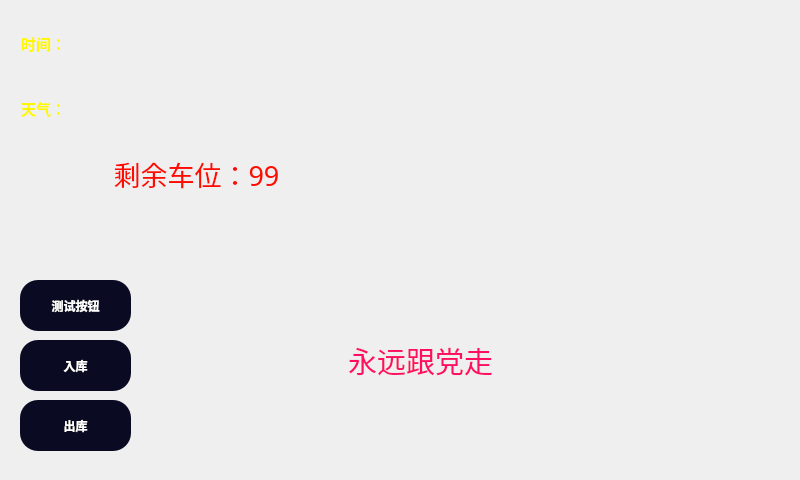
<?xml version="1.0" encoding="UTF-8"?>
<ui version="4.0">
 <class>MainWindow</class>
 <widget class="QMainWindow" name="MainWindow">
  <property name="geometry">
   <rect>
    <x>0</x>
    <y>0</y>
    <width>800</width>
    <height>480</height>
   </rect>
  </property>
  <property name="windowTitle">
   <string>MainWindow</string>
  </property>
  <widget class="QWidget" name="centralwidget">
   <widget class="QPushButton" name="comeButton">
    <property name="geometry">
     <rect>
      <x>20</x>
      <y>340</y>
      <width>111</width>
      <height>51</height>
     </rect>
    </property>
    <property name="styleSheet">
     <string notr="true">color: rgb(255, 255, 255);
background-color: rgb(10, 10, 35);
font-weight: bold; 
 border: none;
border-radius: 18px;</string>
    </property>
    <property name="text">
     <string>入库</string>
    </property>
   </widget>
   <widget class="QPushButton" name="outButton">
    <property name="geometry">
     <rect>
      <x>20</x>
      <y>400</y>
      <width>111</width>
      <height>51</height>
     </rect>
    </property>
    <property name="styleSheet">
     <string notr="true">color: rgb(255, 255, 255);
background-color: rgb(10, 10, 35);
font-weight: bold; 
 border: none;
border-radius: 18px;</string>
    </property>
    <property name="text">
     <string>出库</string>
    </property>
   </widget>
   <widget class="QPushButton" name="testBt">
    <property name="geometry">
     <rect>
      <x>20</x>
      <y>280</y>
      <width>111</width>
      <height>51</height>
     </rect>
    </property>
    <property name="styleSheet">
     <string notr="true">color: rgb(255, 255, 255);
background-color: rgb(10, 10, 35);
font-weight: bold; 
 border: none;
border-radius: 18px;</string>
    </property>
    <property name="text">
     <string>测试按钮</string>
    </property>
   </widget>
   <widget class="QLabel" name="TextLabel">
    <property name="geometry">
     <rect>
      <x>180</x>
      <y>250</y>
      <width>481</width>
      <height>221</height>
     </rect>
    </property>
    <property name="font">
     <font>
      <family>Agency FB</family>
      <pointsize>22</pointsize>
     </font>
    </property>
    <property name="styleSheet">
     <string notr="true">color: rgb(255, 14, 98);</string>
    </property>
    <property name="text">
     <string>永远跟党走</string>
    </property>
    <property name="alignment">
     <set>Qt::AlignCenter</set>
    </property>
   </widget>
   <widget class="QWidget" name="layoutWidget">
    <property name="geometry">
     <rect>
      <x>21</x>
      <y>13</y>
      <width>351</width>
      <height>191</height>
     </rect>
    </property>
    <layout class="QVBoxLayout" name="verticalLayout">
     <item>
      <widget class="QLabel" name="timelab">
       <property name="font">
        <font>
         <family>Agency FB</family>
         <pointsize>11</pointsize>
         <weight>75</weight>
         <bold>true</bold>
        </font>
       </property>
       <property name="styleSheet">
        <string notr="true">color: rgb(255, 247, 0);</string>
       </property>
       <property name="text">
        <string>时间：</string>
       </property>
      </widget>
     </item>
     <item>
      <widget class="QLabel" name="watherlab">
       <property name="font">
        <font>
         <family>Agency FB</family>
         <pointsize>11</pointsize>
         <weight>75</weight>
         <bold>true</bold>
        </font>
       </property>
       <property name="styleSheet">
        <string notr="true">color: rgb(255, 247, 0);</string>
       </property>
       <property name="text">
        <string>天气：</string>
       </property>
      </widget>
     </item>
     <item>
      <widget class="QLabel" name="cheweilab">
       <property name="font">
        <font>
         <family>黑体</family>
         <pointsize>20</pointsize>
         <weight>50</weight>
         <bold>false</bold>
        </font>
       </property>
       <property name="styleSheet">
        <string notr="true">color: rgb(255, 12, 0);</string>
       </property>
       <property name="text">
        <string>剩余车位：99</string>
       </property>
       <property name="alignment">
        <set>Qt::AlignCenter</set>
       </property>
      </widget>
     </item>
    </layout>
   </widget>
  </widget>
 </widget>
 <resources/>
 <connections/>
</ui>
